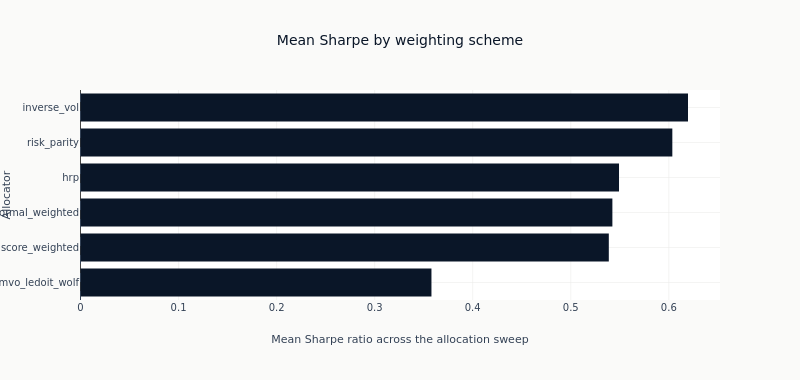

Notebook code for this chart:
### Code cell
ordered = alloc_comparison.sort("avg_sharpe")
fig = go.Figure(
    go.Bar(
        x=ordered["avg_sharpe"].to_list(),
        y=ordered["allocator"].to_list(),
        orientation="h",
        marker_color=COLORS["blue"],
        showlegend=False,
    )
)
fig.add_vline(x=0, line_width=1, line_dash="dash", line_color=COLORS["neutral"])
fig.update_xaxes(title_text="Mean Sharpe ratio across the allocation sweep")
fig.update_yaxes(title_text="Allocator")
fig.update_layout(
    title="Mean Sharpe by weighting scheme",
    height=380,
    width=800,
    margin=dict(t=90),
)
_span = ordered["avg_sharpe"]
show_plotly_with_alt(
    fig,
    "Horizontal bar chart of the mean Sharpe ratio of every allocation-stage backtest, one bar per "
    f"weighting scheme, with a dashed line at zero. Counted from the frame: {ordered.height} "
    f"allocators, mean Sharpe from {_span.min():+.3f} to {_span.max():+.3f}.",
)

### Figure 1 — Plotly figure (JSON) as saved in the notebook; plotly's stock layout.template omitted (floating-point values rounded to 4 significant figures)
{"data": [{"marker": {"color": "#0a1628"}, "orientation": "h", "showlegend": false, "type": "bar", "x": [0.3579, 0.5388, 0.5425, 0.5492, 0.6036, 0.6196], "y": ["mvo_ledoit_wolf", "score_weighted", "conformal_weighted", "hrp", "risk_parity", "inverse_vol"]}], "layout": {"height": 380, "margin": {"t": 90}, "shapes": [{"line": {"color": "#334155", "dash": "dash", "width": 1}, "type": "line", "x0": 0, "x1": 0, "xref": "x", "y0": 0, "y1": 1, "yref": "y domain"}], "title": {"text": "Mean Sharpe by weighting scheme"}, "width": 800, "xaxis": {"title": {"text": "Mean Sharpe ratio across the allocation sweep"}}, "yaxis": {"title": {"text": "Allocator"}}}}
